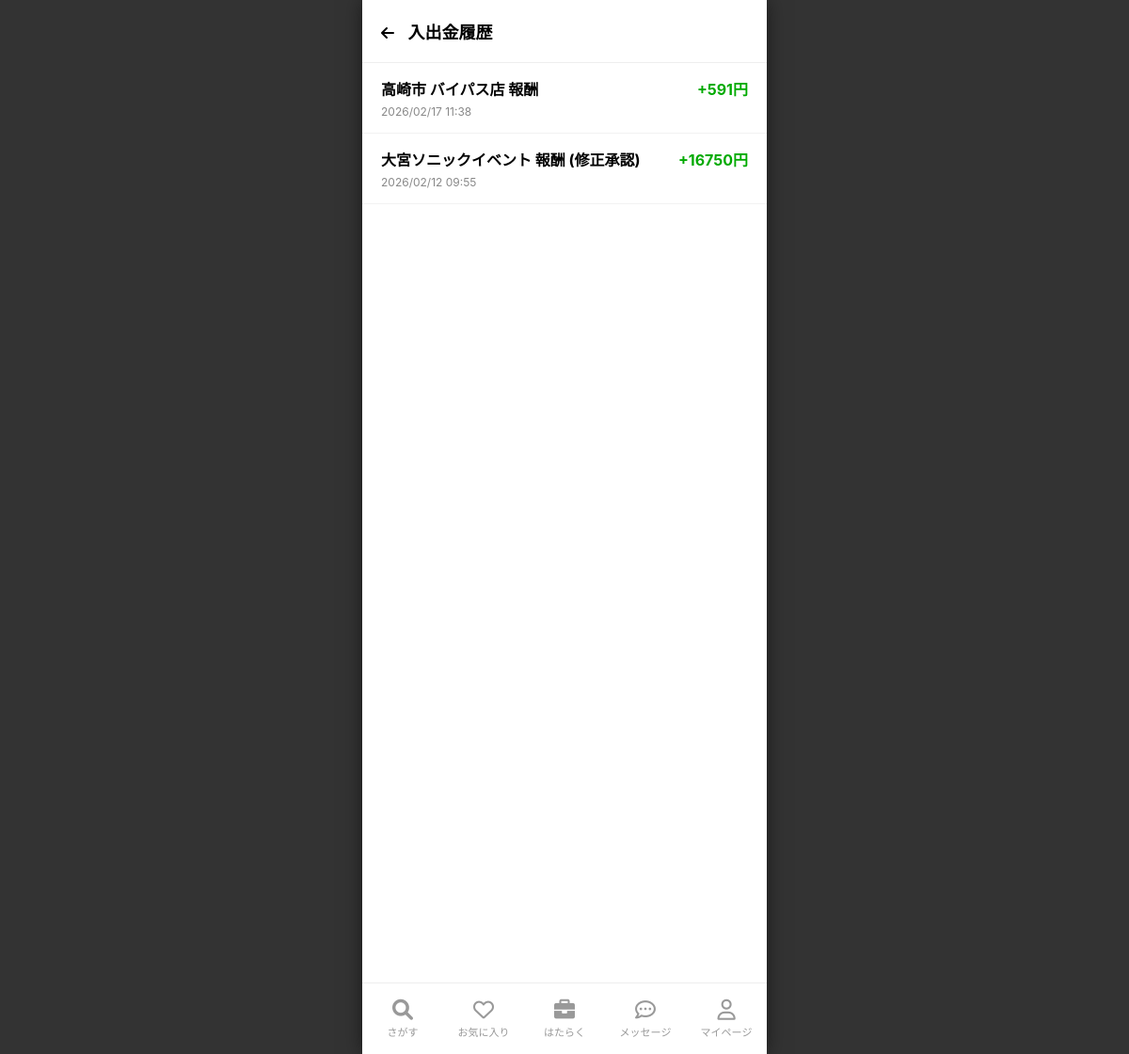
Page /rewards/history/ (signed in) on the committed database.
### accounts/models.py (models this page shows, shortened)
class WalletTransaction(models.Model):
    TRANSACTION_TYPES = (
        ('reward', '報酬'),
        ('withdrawal', '出金'),
        ('bonus', 'ボーナス'), # 仮
    )
    worker = models.ForeignKey(WorkerProfile, on_delete=models.CASCADE, related_name='wallet_transactions')
    amount = models.IntegerField("金額") # プラスは入金、マイナスは出金
    transaction_type = models.CharField("取引種別", max_length=20, choices=TRANSACTION_TYPES)
    description = models.CharField("内容", max_length=200) # 例: "2024/01/26 〇〇店 報酬"
    created_at = models.DateTimeField("日時", auto_now_add=True)

### accounts/views.py (the view)
# urls.py: path('rewards/history/', account_views.wallet_history, name='wallet_history'),
@login_required
def wallet_history(request):
    profile = get_object_or_404(WorkerProfile, user=request.user)
    transactions = profile.wallet_transactions.all().order_by('-created_at')
    return render(request, 'MyPage/Wallet/wallet_history.html', {
        'transactions': transactions
    })

### accounts/templates/MyPage/Wallet/wallet_history.html
{% extends 'base_main.html' %}
{% block content %}
<div style="background:white; min-height:100vh;">
    <div style="padding: 20px; border-bottom: 1px solid #eee;">
        <a href="{% url 'reward_management' %}" style="color:black; margin-right:10px;"><i
                class="fa-solid fa-arrow-left"></i></a>
        <span style="font-weight:bold; font-size:18px;">入出金履歴</span>
    </div>
    {% if transactions %}
    <ul style="list-style:none; padding:0; margin:0;">
        {% for t in transactions %}
        <li style="padding:15px 20px; border-bottom:1px solid #f2f2f2; display:flex; justify-content:space-between;">
            <div>
                <div style="font-weight:bold; margin-bottom:5px;">{{ t.description }}</div>
                <div style="font-size:12px; color:#888;">{{ t.created_at|date:"Y/m/d H:i" }}</div>
            </div>
            <div style="font-weight:bold; {% if t.amount > 0 %}color:#00AA00;{% endif %}">
                {% if t.amount > 0 %}+{% endif %}{{ t.amount }}円
            </div>
        </li>
        {% endfor %}
    </ul>
    {% else %}
    <div style="text-align:center; padding-top:100px; color:#aaa;">
        <div style="font-size:14px;">履歴がありません</div>
    </div>
    {% endif %}
</div>
{% endblock %}

### templates/base_main.html (style rules this page uses)
:root { --highme-yellow: #FFD700; --ios-blue: #007AFF; --bg-gray: #F8F8F8; }
body, html { margin: 0; padding: 0; height: 100%; width: 100%; background-color: #333; display: flex; justify-content: center; align-items: center; overflow: hidden; font-family: -apple-system, sans-serif; }

### rows in the picture
WalletTransaction: description "高崎市 バイパス店 報酬", created_at "2026/02/17 11:38", amount "591"
WalletTransaction: description "大宮ソニックイベント 報酬 (修正承認)", created_at "2026/02/12 09:55", amount "16750"
